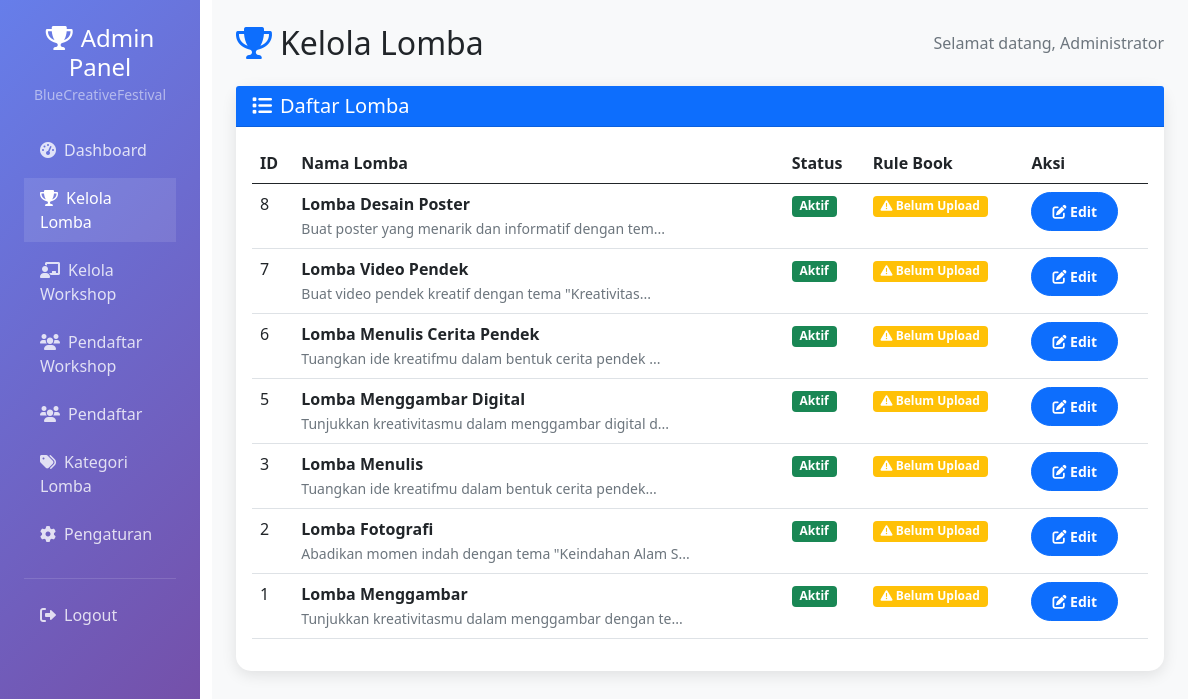
Screenshot of /admin/manage_lomba.php (signed in) with the database file from the repository.
### tables this page shows
CREATE TABLE `kategori_lomba` (
  `id` int NOT NULL,
  `nama` varchar(100) NOT NULL,
  `deskripsi` text,
  `biaya` decimal(10,2) NOT NULL,
  `icon` varchar(50) DEFAULT NULL,
  `jenis_lomba` enum('individu','kelompok') DEFAULT 'individu',
  `max_peserta` int DEFAULT '1',
  `status` enum('aktif','nonaktif') DEFAULT 'aktif',
  `created_at` timestamp NULL DEFAULT CURRENT_TIMESTAMP
);

### config/database.php (called while the page is built, shortened)
<?php
class Database {
    private $host = 'localhost';
    private $username = 'root';
    private $password = '';
    private $database = 'lombabcf';
    private $connection;
    public function __construct() {
        try {
            $this->connection = new PDO(
                "mysql:host={$this->host};dbname={$this->database};charset=utf8",
                $this->username,
                $this->password,
                [
                    PDO::ATTR_ERRMODE => PDO::ERRMODE_EXCEPTION,
                    PDO::ATTR_DEFAULT_FETCH_MODE => PDO::FETCH_ASSOC,
                    PDO::ATTR_EMULATE_PREPARES => false
                ]
            );
        } catch (PDOException $e) {
            die("Koneksi database gagal: " . $e->getMessage());
        }
    }
    public function query($sql, $params = []) {
        try {
            $stmt = $this->connection->prepare($sql);
            $stmt->execute($params);
            return $stmt;
        } catch (PDOException $e) {
            die("Query error: " . $e->getMessage());
        }
    }
    public function fetchAll($sql, $params = []) {
        return $this->query($sql, $params)->fetchAll();
    }
}
function getDB() {
    static $db = null;
    if ($db === null) {
        $db = new Database();
    }
    return $db;
}
?>

### admin/check_auth.php (called while the page is built, shortened)
<?php
require_once '../config/database.php';
function checkAdminAuth() {
    try {
        $db = getDB();
        $admin = $db->fetch("SELECT * FROM admin WHERE id = ?", [$_SESSION['admin_id']]);
        return $admin;
    } catch (Exception $e) {
        session_destroy();
        header('Location: deny_access.php');
        exit;
    }
}
?>

### admin/manage_lomba.php (the view, shortened to what this page needs)
<?php
require_once 'check_auth.php';
$db = getDB();
$lomba_list = $db->fetchAll("SELECT * FROM kategori_lomba ORDER BY id DESC");
?>
<!DOCTYPE html>
<html lang="id">
<head>
    <link href="../bootstrap-5.0.2-dist/css/bootstrap.min.css" rel="stylesheet">
    <link rel="stylesheet" href="https://cdnjs.cloudflare.com/ajax/libs/font-awesome/6.0.0/css/all.min.css">
    <link rel="stylesheet" href="https://cdnjs.cloudflare.com/ajax/libs/animate.css/4.1.1/animate.min.css">
</head>
<body>
    <div class="container-fluid">
        <div class="row">
            <div class="col-md-3 col-lg-2 px-0">
                <div class="admin-sidebar p-4">
                    <div class="text-center mb-4">
                        <h4 class="text-white mb-0">
                            <i class="fas fa-trophy me-2"></i>Admin Panel
                        </h4>
                        <small class="text-white-50">BlueCreativeFestival</small>
                    </div>
                    <nav class="nav flex-column">
                        <a class="nav-link mb-2" href="index.php">
                            <i class="fas fa-tachometer-alt me-2"></i>Dashboard
                        </a>
                        <a class="nav-link mb-2 active" href="manage_lomba.php">
                            <i class="fas fa-trophy me-2"></i>Kelola Lomba
                        </a>
                        <a class="nav-link mb-2" href="workshop_manage.php">
                            <i class="fas fa-chalkboard-teacher me-2"></i>Kelola Workshop
                        </a>
                        <a class="nav-link mb-2" href="workshop_pendaftar.php">
                            <i class="fas fa-users me-2"></i>Pendaftar Workshop
                        </a>
                        <a class="nav-link mb-2" href="pendaftar.php">
                            <i class="fas fa-users me-2"></i>Pendaftar
                        </a>
                        <a class="nav-link mb-2" href="kategori.php">
                            <i class="fas fa-tags me-2"></i>Kategori Lomba
                        </a>
                        <a class="nav-link mb-2" href="pengaturan.php">
                            <i class="fas fa-cog me-2"></i>Pengaturan
                        </a>
                        <hr class="text-white-50">
                        <a class="nav-link mb-2" href="logout.php">
                            <i class="fas fa-sign-out-alt me-2"></i>Logout
                        </a>
                    </nav>
                </div>
            </div>
            <div class="col-md-9 col-lg-10">
                <div class="admin-content p-4">
                    <div class="d-flex justify-content-between align-items-center mb-4">
                        <h2 class="mb-0">
                            <i class="fas fa-trophy me-2 text-primary"></i>Kelola Lomba
                        </h2>
                        <div>
                            <span class="text-muted">Selamat datang, <?= htmlspecialchars($_SESSION['admin_nama'] ?? 'Admin') ?></span>
                        </div>
                    </div>
                    <div class="card mb-4">
                        <div class="card-header bg-primary text-white">
                            <h5 class="mb-0"><i class="fas fa-list me-2"></i>Daftar Lomba</h5>
                        </div>
                        <div class="card-body">
                            <div class="table-responsive">
                                <table class="table table-hover">
                                    <thead>
                                        <tr>
                                            <th>ID</th>
                                            <th>Nama Lomba</th>
                                            <th>Status</th>
                                            <th>Rule Book</th>
                                            <th>Aksi</th>
                                        </tr>
                                    </thead>
                                    <tbody>
                                        <?php foreach ($lomba_list as $lomba): ?>
                                            <tr>
                                                <td><?php echo $lomba['id']; ?></td>
                                                <td>
                                                    <strong><?php echo htmlspecialchars($lomba['nama']); ?></strong><br>
                                                    <small class="text-muted"><?php echo htmlspecialchars(substr($lomba['deskripsi'], 0, 50)) . '...'; ?></small>
                                                </td>
                                                <td>
                                                    <span class="badge bg-<?php echo $lomba['status'] === 'aktif' ? 'success' : 'danger'; ?>">
                                                        <?php echo ucfirst($lomba['status']); ?>
                                                    </span>
                                                </td>
                                                <td>
                                                    <?php
                                                    $rulebook_path = "../uploads/rulebook/" . $lomba['id'] . ".pdf";
                                                    if (file_exists($rulebook_path)): ?>
                                                        <span class="badge bg-success">
                                                            <i class="fas fa-file-pdf"></i> Tersedia
                                                        </span>
                                                    <?php else: ?>
                                                        <span class="badge bg-warning">
                                                            <i class="fas fa-exclamation-triangle"></i> Belum Upload
                                                        </span>
                                                    <?php endif; ?>
                                                </td>
                                                <td>
                                                    <button class="btn btn-primary btn-sm btn-admin" onclick="editLomba(<?php echo $lomba['id']; ?>)">
                                                        <i class="fas fa-edit"></i> Edit
                                                    </button>
                                                </td>
                                            </tr>
                                        <?php endforeach; ?>
                                    </tbody>
                                </table>
                            </div>
                        </div>
                    </div>
                </div>
            </div>
        </div>
    </div>
</body>
</html>

### admin/manage_lomba.php (style rules this page uses)
.admin-sidebar { min-height: 100vh; background: linear-gradient(135deg, #667eea 0%, #764ba2 100%); }
.admin-content { background-color: #f8f9fa; min-height: 100vh; }
.nav-link { color: rgba(255,255,255,0.8); transition: all 0.3s ease; }
.nav-link:hover, .nav-link.active { color: white; background-color: rgba(255,255,255,0.1); }
.card { border: none; border-radius: 15px; box-shadow: 0 4px 15px rgba(0,0,0,0.1); }
.table-responsive { border-radius: 15px; overflow: hidden; }
.btn-admin { border-radius: 25px; padding: 8px 20px; font-weight: 600; }

### rows the page displays
kategori_lomba: id "8", nama "Lomba Desain Poster", deskripsi "Buat poster yang menarik dan informatif dengan tem", status "Aktif", shows "Belum Upload"
kategori_lomba: id "7", nama "Lomba Video Pendek", deskripsi "Buat video pendek kreatif dengan tema \"Kreativitas", status "Aktif", shows "Belum Upload"
kategori_lomba: id "6", nama "Lomba Menulis Cerita Pendek", deskripsi "Tuangkan ide kreatifmu dalam bentuk cerita pendek", status "Aktif", shows "Belum Upload"
kategori_lomba: id "5", nama "Lomba Menggambar Digital", deskripsi "Tunjukkan kreativitasmu dalam menggambar digital d", status "Aktif", shows "Belum Upload"
kategori_lomba: id "3", nama "Lomba Menulis", deskripsi "Tuangkan ide kreatifmu dalam bentuk cerita pendek", status "Aktif", shows "Belum Upload"
kategori_lomba: id "2", nama "Lomba Fotografi", deskripsi "Abadikan momen indah dengan tema \"Keindahan Alam S", status "Aktif", shows "Belum Upload"
kategori_lomba: id "1", nama "Lomba Menggambar", deskripsi "Tunjukkan kreativitasmu dalam menggambar dengan te", status "Aktif", shows "Belum Upload"

### other values shown
$_SESSION['admin_nama'] "Administrator"
